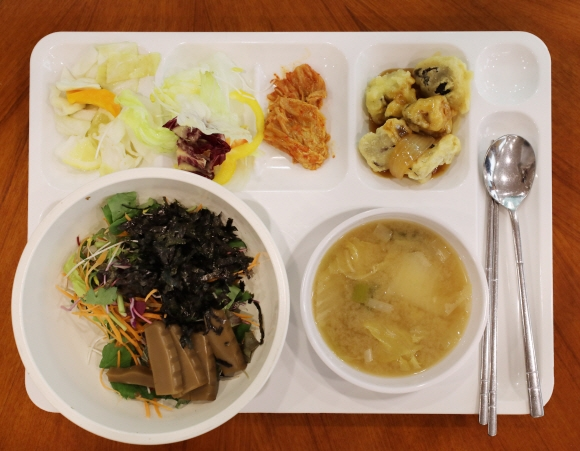
#> input picture images/soup2.jpeg, 580 x 451 px
$ python edge-detection-perspective-transform.py
#> lines starting #> are read from the running program, lines starting #| are printed output that depends on the picture; after the words box and inside, x2 and y2 are one past the last pixel; in counts of white or black regions, pixels touching at a corner belong together; long printed decimals are rounded
### blacken_outside_bbox.py
import cv2
import numpy as np


def blacken_outside_bbox(image_path, xywh, margin_ratio=0.08, output_path=None):
    """
    이미지에서 지정된 바운딩 박스 외부와 안쪽 일부를 검정색으로 채색.

    :param image_path: 입력 이미지 파일 경로
    :param xywh: 바운딩 박스 좌표 [center_x, center_y, width, height]
    :param margin_ratio: 바운딩 박스 크기에 대한 마진 비율 (기본값: 0.08, 즉 8%)
    :param output_path: 출력 이미지 저장 경로 (기본값: None, 지정하지 않으면 화면에 표시만 함)
    """
#> called with image_path = './images/soup2.jpeg', margin_ratio = 0.08, output_path = './images/soup2preprocess.jpeg'
    # 이미지 로드
    img = cv2.imread(image_path)
#> img is the input picture: shape (451, 580, 3); mean B, G, R 105.2, 136.4, 167.2
    if img is None:  # 잘못된 경로
        raise ValueError(f"이미지를 불러올 수 없습니다: {image_path}")

    # xywh를 [x, y, w, h] 형식으로 변환
    center_x, center_y, width, height = xywh
    x = int(center_x - width / 2)
    y = int(center_y - height / 2)
    w = int(width)
    h = int(height)

    # 마진 계산 (바운딩 박스 크기의 margin_ratio*100%(기본값:1%)로 설정)
    margin_w = int(w * margin_ratio)
    margin_h = int(h * margin_ratio)

    # 바운딩 박스 좌표 조정
    x += margin_w
    y += margin_h
    w -= 2 * margin_w
    h -= 2 * margin_h

    # 이미지 크기 내에서 바운딩 박스 좌표 조정
    x = max(0, x)
    y = max(0, y)
    w = max(1, min(img.shape[1] - x, w))  # 최소 너비를 1로 설정
#> w = 455
    h = max(1, min(img.shape[0] - y, h))  # 최소 높이를 1로 설정
#> h = 326

    # 마스크 생성
    mask = np.zeros(img.shape[:2], dtype=np.uint8)
    mask[y:y + h, x:x + w] = 255

    # 마스크를 이용하여 바운딩 박스 외부를 검정색으로 채색
    result = img.copy()
    result[mask == 0] = [0, 0, 0]

    # 결과 저장 또는 표시
    if output_path:
        cv2.imwrite(output_path, result)
        print(f"처리된 이미지가 저장되었습니다: {output_path}")
    else:
        cv2.imshow("Result", result)
        cv2.waitKey(0)
        cv2.destroyAllWindows()

    return result


# [8 lines that do not run on import are left out]

### edge-detection-perspective-transform.py
from fileinput import filename

import numpy as np
import cv2
from scipy.spatial import distance as dist

from blacken_outside_bbox import blacken_outside_bbox


def wait():
    # 스페이스바가 눌려지기 전까지는 대기한다
    wait = cv2.waitKey(0)
    while (wait != 32):
        wait = cv2.waitKey(0)
        print(wait)


# [39 lines left out: functions mouse_handler, grab_cut, not called in this run]


# 에지 검출 : 흑백 -> 가우시안블러링 -> 캐니
def edge_detection(img):
    # 그레이스케일로 변환
    gray = cv2.cvtColor(img, cv2.COLOR_BGR2GRAY)

    # 완전한 검정색(0)과 그 외의 색상을 구분
    _, binary = cv2.threshold(gray, 1, 255, cv2.THRESH_BINARY)

    # 윤곽선 찾기
    contours, _ = cv2.findContours(binary, cv2.RETR_EXTERNAL, cv2.CHAIN_APPROX_SIMPLE)

    # 윤곽선을 그리기 위한 빈 이미지 생성
    edge_img = np.zeros(img.shape[:2], dtype=np.uint8)

    # 찾은 윤곽선 그리기
    cv2.drawContours(edge_img, contours, -1, (255), 2)

    # 결과 표시
    cv2.imshow("Black color contours", edge_img)
    cv2.waitKey(0)

    return edge_img


def contours(edge,save_path):

    global checkpnt
    (cnts, _) = cv2.findContours(edge.copy(), cv2.RETR_LIST, cv2.CHAIN_APPROX_SIMPLE)
    cnts = sorted(cnts, key=cv2.contourArea, reverse=True)[:5]

    for i in cnts:
        peri = cv2.arcLength(i, True)
        approx = cv2.approxPolyDP(i, 0.02 * peri, True)

        if len(approx) == 4:
            screenCnt = approx
            break
    else:
        if checkpnt == 0:
            checkpnt += 1
            grab_cut(resize_img)
            return
        else:
            print("No contour found")
            return

    # 투시 변환 적용
    warped = perspective_transform(resize_img, screenCnt)

    # edged = edge_detection(resize_img)
    (cnts, _) = cv2.findContours(edge.copy(), cv2.RETR_LIST, cv2.CHAIN_APPROX_SIMPLE)  # 계층관계가 필요없기 때문에 contour만 추출

    cnts = sorted(cnts, key=cv2.contourArea, reverse=True)[:5]  # contourArea : contour가 그린 면적

    for i in cnts:
        peri = cv2.arcLength(i, True)  # contour가 그리는 길이 반환
        approx = cv2.approxPolyDP(i, 0.02 * peri, True)  # 길이에 2% 정도 오차를 둔다

        if len(approx) == 4:  # 도형을 근사해서 외곽의 꼭짓점이 4개라면 명암의 외곽으로 설정
            screenCnt = approx
            size = len(screenCnt)
            break
        if len(approx) != 4 and checkpnt == 0:  # 사각형이 그려지지 않는다면 grab_cut 실행
            size = 0
            checkpnt += 1
            grab_cut(resize_img)

        if len(approx) != 4 and checkpnt > 0:
            size = 0

    if (size > 0):
        # 2.A 원래 영상에 추출한 4 변을 각각 다른 색 선분으로 표시한다.
        cv2.line(resize_img, tuple(screenCnt[0][0]), tuple(screenCnt[size - 1][0]), (255, 0, 0), 3)
        for j in range(size - 1):
            color = list(np.random.random(size=3) * 255)
            cv2.line(resize_img, tuple(screenCnt[j][0]), tuple(screenCnt[j + 1][0]), color, 3)

        # for i in screenCnt: #이렇게 하면 네 변을 다른 색으로 표현 불가능(네 변이 모두 다 똑같은 색으로 나온다.)
        # color = list(np.random.random(size=3) * 256)
        # cv2.drawContours(resize_img, [screenCnt], -1,color, 3)

        # 2.B 추출된 선분(좌, 우, 상, 하)의 기울기, y절편, 양끝점의 좌표를 각각 출력
        axis = np.zeros(4)

        # [5 lines of commented-out code are left out]

        axis[3] = (screenCnt[3][0][1] - screenCnt[0][0][1]) / (screenCnt[3][0][0] - screenCnt[0][0][0])
        for k in range(3):
            axis[k] = (screenCnt[k][0][1] - screenCnt[k + 1][0][1]) / (screenCnt[k][0][0] - screenCnt[k + 1][0][0])

        left_axis = axis[0]  # 좌 기울기
        down_axis = axis[1]  # 하 기울기
        right_axis = axis[2]  # 우 기울기
        upper_axis = axis[3]  # 상 기울기

        print("(2.B) 순서대로 좌, 우, 상, 하 선분의 기울기")
        print(left_axis, right_axis, upper_axis, down_axis)
        print("\n")

        # y = ax + b 에서 x = 0일때의 b가 y절편 / 기울기를 알고 두 좌표를 알 때의 방정식 : y - y1 = (y2 - y1)/(x2 - x1) * (x - x1)
        # 좌 선분의 y절편
        # left_y - screenCnt[1][0][1] = left_axis * (left_x - screenCnt[1][0][0])
        # left_y = (left_axis * left_x) - (left_axis * screenCnt[1][0][0]) + screenCnt[1][0][1]
        # 따라서 left_y = screenCnt[1][0][1] - (left_axis * screenCnt[1][0][0])
        left_y = screenCnt[1][0][1] - (left_axis * screenCnt[1][0][0])  # 좌 y절편

        # 우 선분의 y절편
        # right_y - screenCnt[3][0][1] = right_axis * (right_x - screenCnt[3][0][0])
        # right_y = (right_axis * right_x) - (right_axis * screenCnt[3][0][0]) + screenCnt[3][0][1]
        # 따라서 right_y = screenCnt[3][0][1] - (right_axis * screenCnt[3][0][0])
        right_y = screenCnt[3][0][1] - (right_axis * screenCnt[3][0][0])  # 우 y절편

        # 상 선분의 y절편
        # upper_y - screenCnt[0][0][1] = upper_axis * (upper_x - screenCnt[0][0][0])
        # upper_y = (upper_axis * upper_x) - (upper_axis * screenCnt[0][0][0]) + screenCnt[0][0][1]
        # 따라서 upper_y = screenCnt[0][0][1] - (upper_axis * screenCnt[0][0][0])
        upper_y = screenCnt[0][0][1] - (upper_axis * screenCnt[0][0][0])  # 상 y절편

        # 하 선분의 y절편
        # donw_y - screenCnt[2][0][1] = down_axis * (down_x - screenCnt[2][0][0])
        # down_y = (down_axis * down_x) - (down_axis * screenCnt[2][0][0]) + screenCnt[2][0][1]
        # 따라서 down_y = screenCnt[2][0][1] - (down_axis * screenCnt[2][0][0])
        down_y = screenCnt[2][0][1] - (down_axis * screenCnt[2][0][0])  # 하 y절편

        print("(2.B) 순서대로 좌, 우, 상, 하 선분의 y절편")
        print(left_y, right_y, upper_y, down_y)
        print("\n")

        # 양끝점의 좌표
        print("(2.B) 순서대로 좌, 우, 상, 하 선분의 양 끝점")
        print((screenCnt[0][0][0], screenCnt[0][0][1]), (screenCnt[1][0][0], screenCnt[1][0][1]))  # 좌 선분의 양 끝점
        print((screenCnt[2][0][0], screenCnt[2][0][1]), (screenCnt[3][0][0], screenCnt[3][0][1]))  # 우 성분의 양 끝점
        print((screenCnt[0][0][0], screenCnt[0][0][1]), (screenCnt[3][0][0], screenCnt[3][0][1]))  # 상 성분의 양 끝점
        print((screenCnt[1][0][0], screenCnt[1][0][1]), (screenCnt[2][0][0], screenCnt[2][0][1]))  # 하 성분의 양 끝점
        print("\n")

        # 3.B 네 꼭짓점을 각각 다른 색 점으로 표시한다.
        cv2.drawContours(resize_img, screenCnt, 0, (0, 0, 0), 15)  # 검
        cv2.drawContours(resize_img, screenCnt, 1, (255, 0, 0), 15)  # 파
        cv2.drawContours(resize_img, screenCnt, 2, (0, 255, 0), 15)  # 녹
        cv2.drawContours(resize_img, screenCnt, 3, (0, 0, 255), 15)  # 적

        cv2.imshow("With_Color_Image", resize_img)

        # 3.C  네 꼭지점(좌상, 좌하, 우상, 우하)의 좌표를 출력한다.
        vertex = solving_vertex(screenCnt.reshape(4, 2))
        # (topLeft, bottomLeft, topRight, bottomRight) = vertex

        print("(3.C) 순서대로 좌상, 좌하, 우상, 우하의 꼭짓점 좌표")
        print(vertex)

        # 결과 저장 및 표시
        cv2.imwrite(save_path, warped)
        print(f"Transformed image saved to {save_path}")
        cv2.imshow("Transformed Image", warped)
        cv2.waitKey(0)


# [78 lines left out: functions contoursGrab, order_dots, transformationGrab, not called in this run]


def solving_vertex(pts):
    points = np.zeros((4, 2), dtype="uint32")  # x,y쌍이 4개 쌍이기 때문

    # 원점 (0,0)은 맨 왼쪽 상단에 있으므로, x+y의 값이 제일 작으면 좌상의 꼭짓점 / x+y의 값이 제일 크면 우하의 꼭짓점
    s = pts.sum(axis=1)
    points[0] = pts[np.argmin(s)]  # 좌상
    points[3] = pts[np.argmax(s)]  # 우하

    # 원점 (0,0)은 맨 왼쪽 상단에 있으므로, y-x의 값이 가장 작으면 우상의 꼭짓점 / y-x의 값이 가장 크면 좌하의 꼭짓점
    diff = np.diff(pts, axis=1)
    points[2] = pts[np.argmin(diff)]  # 우상
    points[1] = pts[np.argmax(diff)]  # 좌하

    src.append(points[0])
    src.append(points[1])
    src.append(points[2])
    src.append(points[3])

    return points


def transformation():
    # print(src)
    src_np = np.array(src, dtype=np.float32)
    # print(src_np)

    dst_np = np.array([
        [0, 0],
        [0, 480],
        [640, 0],
        [640, 480]
    ], dtype=np.float32)

    M = cv2.getPerspectiveTransform(src=src_np, dst=dst_np)

    result = cv2.warpPerspective(resize_img, M=M, dsize=(640, 480))

    cv2.imshow("result", result)


class Point:
    def __init__(self, x, y):
        self.x = x
        self.y = y

    def __str__(self):
        return f"[{self.x} {self.y}]"


# y절편 구하기
# [23 lines left out: functions get_intercepts, get_slopes, not called in this run]


def perspective_transform(image, screenCnt):
    # 꼭짓점 순서 정렬 (좌상, 우상, 우하, 좌하)
    pts = screenCnt.reshape(4, 2)
    rect = np.zeros((4, 2), dtype="float32")

    s = pts.sum(axis=1)
    rect[0] = pts[np.argmin(s)]
    rect[2] = pts[np.argmax(s)]
    diff = np.diff(pts, axis=1)
    rect[1] = pts[np.argmin(diff)]
    rect[3] = pts[np.argmax(diff)]

    # 변환 후 이미지 크기 설정
    (maxWidth, maxHeight) = (640, 480)

    # 변환 후 꼭짓점 좌표
    dst = np.array([
        [0, 0],
        [maxWidth - 1, 0],
        [maxWidth - 1, maxHeight - 1],
        [0, maxHeight - 1]
    ], dtype="float32")

    # 투시 변환 행렬 계산
    M = cv2.getPerspectiveTransform(rect, dst)

    # 투시 변환 적용
    warped = cv2.warpPerspective(image, M, (maxWidth, maxHeight))

    return warped


if __name__ == "__main__":
    filename = 'soup2.jpeg'
    original_image_path = "./images/"+filename

    # TODO: predict bbox의 xywh값 자동 입력 구현하기
    xywh = [280.8320, 223.6365, 541.6607, 388.0640]  # [center_x, center_y, width, height]
    output_path = "./images/"+filename[:-5]+"preprocess.jpeg"

    # 바운딩 박스 근처로 이미지 전처리
    blacken_outside_bbox(original_image_path, xywh, margin_ratio=0.08, output_path=output_path)

    preprocessed_image_path = output_path
    ori_img = cv2.imread(preprocessed_image_path)
    resize_img = cv2.resize(ori_img, dsize=(640, 480), interpolation=cv2.INTER_AREA)  # 원래 사진이 4000x3000 이라서 사이즈 조절하였음.

    global checkpnt
    global new_contour
    checkpnt = 0
    src = []  # 식판의 꼭짓점
    cv2.imshow('original_img', resize_img)
    wait()
#> (key Esc is pressed here)
#> (key Esc is pressed here)

    # 1. 그레이 스케일 변환
    # 2. 이진화
    # 3. 윤곽선 찾기
    # 4. 윤곽선 그리기(검정색 배경의 빈 이미지에 윤곽선만 그림)
    edged = edge_detection(resize_img)
#> in edge_detection, `gray = cv2.cvtColor(img, cv2.COLOR_BGR2GRAY)`:
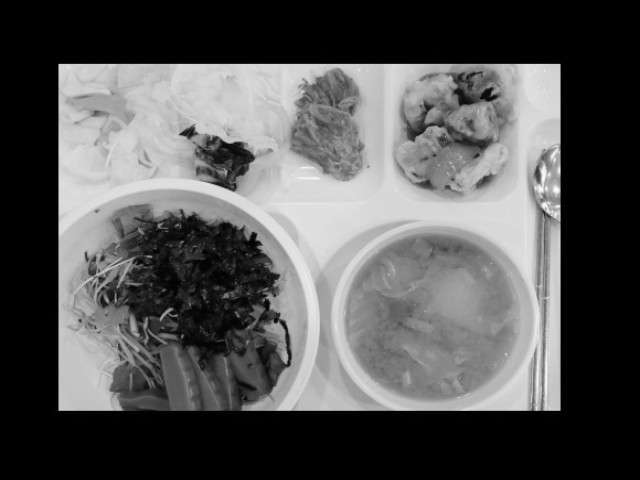
#> gray: shape (480, 640); min 0, max 253, mean 85.2
#> in edge_detection, `_, binary = cv2.threshold(gray, 1, 255, cv2.THRESH_BINARY)`:
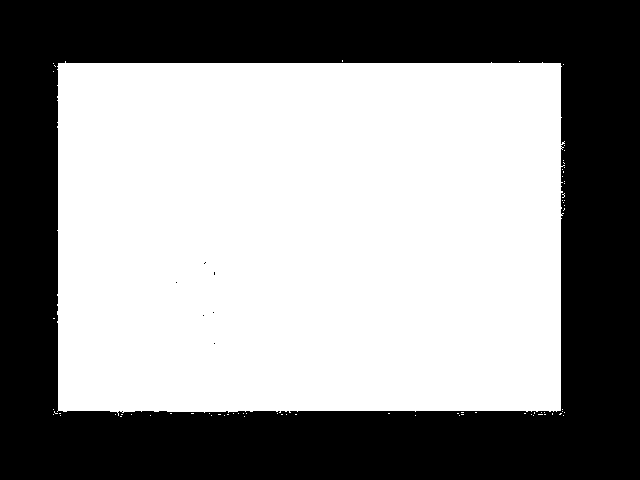
#> binary: shape (480, 640); 57.1% white; 7 black regions (6 under 20 px)
#> in edge_detection, `contours, _ = cv2.findContours(binary, cv2.RETR_EXTERNAL, cv2.CHAIN_AP..`: contours = 71 contours, 70 with area under 20; largest, box (x1, y1, x2, y2) and area: (57, 61, 565, 416) 174368
#> in edge_detection, `cv2.drawContours(edge_img, contours, -1, (255), 2)`:
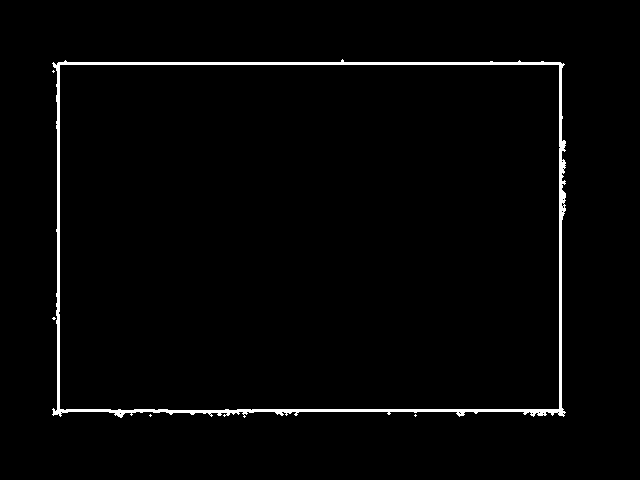
#> edge_img: shape (480, 640); 1.9% white; 5 white regions (4 under 20 px)
    wait()
#> (key Enter is pressed here)

    # 1. edge 이미지에서 윤곽선 찾기
    # 2. 윤곽선 정렬(면적 기준 상위 5개의 윤곽선만 선택)
    # 3. 사각형 찾기
    # 4-1. 사각형 없을 경우 grab_cut 함수를 호출하여 이미지 처리
    # 4-2. 사각형이 있을 경우, 사각형 윤곽선 그리고 각 변의 기울기, y 절편, 꼭짓점 좌표 정보 계산
    # 5. 이미지명+result.jpeg로 결과 이미지 파일 저장
    contours(edged,preprocessed_image_path[:-5]+"result.jpeg")
#> in contours, `(cnts, _) = cv2.findContours(edge.copy(), cv2.RETR_LIST, cv2.CHAIN_APP..`: cnts = 22 contours, 20 with area under 20; largest, box (x1, y1, x2, y2) and area: (52, 59, 566, 418) 176602, (58, 64, 561, 411) 172592
#> in contours, `cnts = sorted(cnts, key=cv2.contourArea, reverse=True)[:5]`: cnts = 5 contours, 3 with area under 20; largest, box (x1, y1, x2, y2) and area: (52, 59, 566, 418) 176602, (58, 64, 561, 411) 172592
#> the loop in contours, `for i in cnts:` made 1 pass
#> (peri, screenCnt) on pass 1: (1951.7, [[564, 64], [53, 62], [52, 414], [563, 416]])
#> in perspective_transform, `pts = screenCnt.reshape(4, 2)`: pts = [[564, 64], [53, 62], [52, 414], [563, 416]]
#> in perspective_transform, `s = pts.sum(axis=1)`: s = [628, 115, 466, 979]
#> in perspective_transform, `diff = np.diff(pts, axis=1)`: diff = [-500, 9, 362, -147]
#> in perspective_transform, `warped = cv2.warpPerspective(image, M, (maxWidth, maxHeight))`:
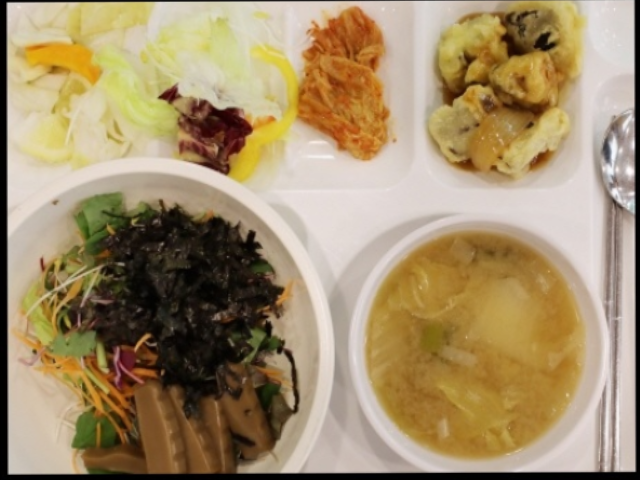
#> warped: shape (480, 640, 3); mean B, G, R 107.6, 142.7, 163.6
#> in contours, `(cnts, _) = cv2.findContours(edge.copy(), cv2.RETR_LIST, cv2.CHAIN_APP..`: cnts = 22 contours, 20 with area under 20; largest, box (x1, y1, x2, y2) and area: (52, 59, 566, 418) 176602, (58, 64, 561, 411) 172592
#> in contours, `cnts = sorted(cnts, key=cv2.contourArea, reverse=True)[:5]`: cnts = 5 contours, 3 with area under 20; largest, box (x1, y1, x2, y2) and area: (52, 59, 566, 418) 176602, (58, 64, 561, 411) 172592
#> the loop in contours, `for i in cnts:` made 1 pass
#> (peri, screenCnt) on pass 1: (1951.7, [[564, 64], [53, 62], [52, 414], [563, 416]])
#> after the loop in contours, `for i in cnts:`: checkpnt = 0
#> in contours, `cv2.line(resize_img, tuple(screenCnt[0][0]), tuple(screenCnt[size - 1]..`: resize_img: shape (480, 640, 3); mean B, G, R 64.7, 83.9, 96.1
#> after the loop in contours, `for j in range(size - 1):`:
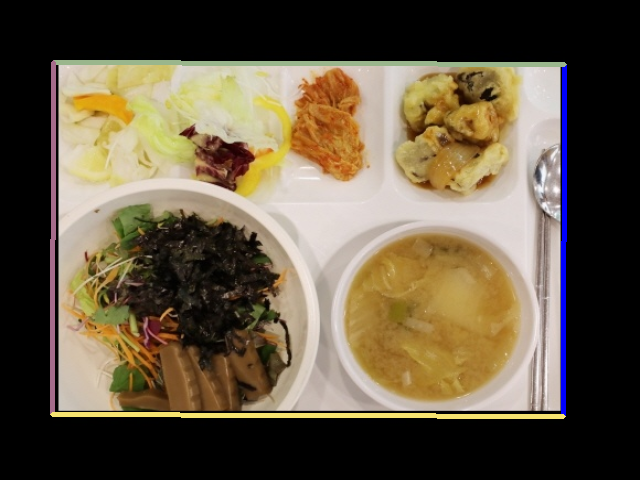
#> resize_img: shape (480, 640, 3); mean B, G, R 67, 87.2, 99.7
#> after the loop in contours, `for k in range(3):`: axis = [0.00391, -352, 0.00391, -352]
#> in contours, `left_axis = axis[0]`: left_axis = 0.00391
#> in contours, `down_axis = axis[1]`: down_axis = -352
#> in contours, `right_axis = axis[2]`: right_axis = 0.00391
#> in contours, `upper_axis = axis[3]`: upper_axis = -352
#| 0.003914 0.003914 -352.0 -352.0
#> in contours, `left_y = screenCnt[1][0][1] - (left_axis * screenCnt[1][0][0])`: left_y = 61.79
#> in contours, `right_y = screenCnt[3][0][1] - (right_axis * screenCnt[3][0][0])`: right_y = 413.8
#> in contours, `upper_y = screenCnt[0][0][1] - (upper_axis * screenCnt[0][0][0])`: upper_y = 198592
#> in contours, `down_y = screenCnt[2][0][1] - (down_axis * screenCnt[2][0][0])`: down_y = 18718
#| 61.793 413.796 198592.0 18718.0
#| (564, 64) (53, 62)
#| (52, 414) (563, 416)
#| (564, 64) (563, 416)
#| (53, 62) (52, 414)
#> in contours, `cv2.drawContours(resize_img, screenCnt, 0, (0, 0, 0), 15)`: resize_img: shape (480, 640, 3); 0.04% of pixels changed, all inside (x1, y1, x2, y2) = (556, 57, 567, 73)
#> in contours, `cv2.drawContours(resize_img, screenCnt, 3, (0, 0, 255), 15)`:
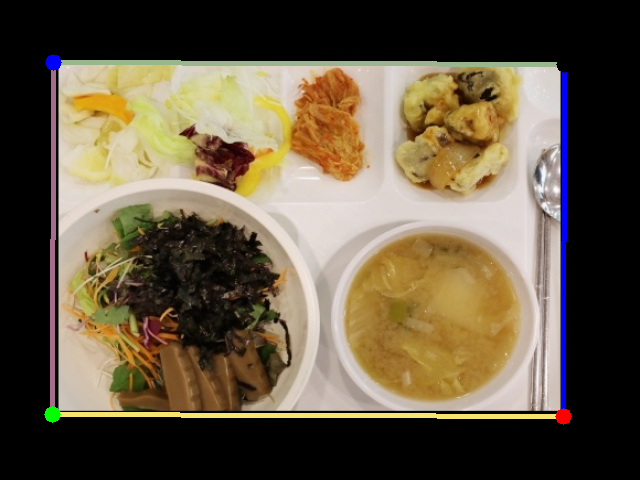
#> resize_img: shape (480, 640, 3); mean B, G, R 67, 87.2, 99.7
#> in solving_vertex, `s = pts.sum(axis=1)`: s = [628, 115, 466, 979]
#> in solving_vertex, `diff = np.diff(pts, axis=1)`: diff = [-500, 9, 362, -147]
#> in contours, `vertex = solving_vertex(screenCnt.reshape(4, 2))`: vertex = [[53, 62], [52, 414], [564, 64], [563, 416]]
#| [[ 53  62]
#|  [ 52 414]
#|  [564  64]
#|  [563 416]]
    wait()
    if checkpnt == 0:
        transformation()
#> in transformation, `M = cv2.getPerspectiveTransform(src=src_np, dst=dst_np)`: M = [[1.25, 0.00356, -66.6], [-0.00534, 1.36, -84.26], [5.77e-20, 6.32e-20, 1]]
#> in transformation, `result = cv2.warpPerspective(resize_img, M=M, dsize=(640, 480))`:
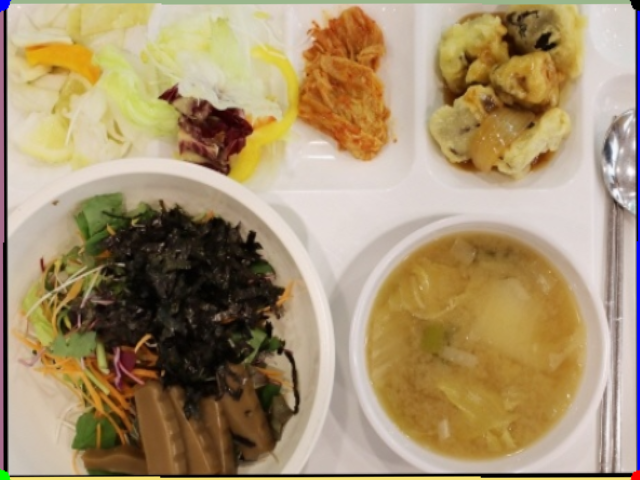
#> result: shape (480, 640, 3); mean B, G, R 110.5, 145.5, 166.5
    else:
        pts = new_contour
        transformationGrab(resize_img, pts)
        dots = order_dots(pts)
        a, b, c, d = dots
        print("2-B	추출된 네변(선분), (즉, 좌, 우, 상, 하단 )의 기울기, y 절편, 양끝점의 좌표을 각각 출력할 것.\n")
        print("기울기 :")
        print(get_slopes(dots))
        print("\n")
        print("y절편 :")
        print(get_intercepts(dots))
        print("\n")
        print("양끝점 :")
        print(a, c)
        print(b, d)
        print(a, b)
        print(c, d)

        print("\n")
        print("3-C.	네 꼭지점(좌상, 좌하, 우상, 우하 코너)의 좌표를 출력한다")
        print(a)
        print(b)
        print(c)
        print(d)
